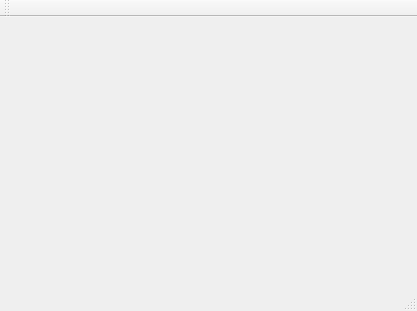
<?xml version="1.0" encoding="UTF-8"?>
<ui version="4.0">
 <class>MainWindow</class>
 <widget class="QMainWindow" name="MainWindow">
  <property name="geometry">
   <rect>
    <x>0</x>
    <y>0</y>
    <width>417</width>
    <height>311</height>
   </rect>
  </property>
  <property name="windowTitle">
   <string>MainWindow</string>
  </property>
  <widget class="QWidget" name="centralWidget"/>
  <widget class="QMenuBar" name="menuBar">
   <property name="geometry">
    <rect>
     <x>0</x>
     <y>0</y>
     <width>417</width>
     <height>26</height>
    </rect>
   </property>
  </widget>
  <widget class="QToolBar" name="mainToolBar">
   <attribute name="toolBarArea">
    <enum>TopToolBarArea</enum>
   </attribute>
   <attribute name="toolBarBreak">
    <bool>false</bool>
   </attribute>
  </widget>
  <widget class="QStatusBar" name="statusBar"/>
 </widget>
 <layoutdefault spacing="6" margin="11"/>
 <resources/>
 <connections/>
</ui>
